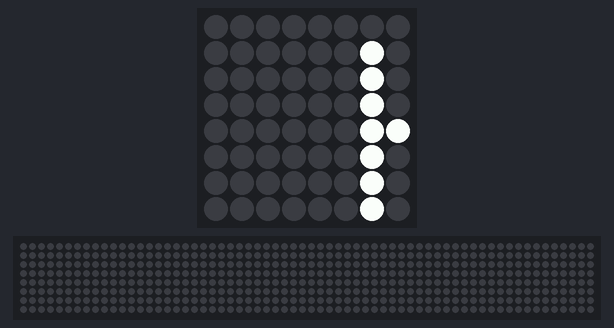
Bench run of a program on a simulated Raspberry Pi (BCM pin numbers) with a Sense HAT. On the bench: the Sense HAT's 8×8 RGB LED matrix, a strip that is not on the board, showing the scrolling text unrolled. The 64×8 strip is a reading aid, not a part: it shows the text the matrix is scrolling, unrolled, one strip-width of it at a time.

Above: at 0.3 s.
At 3.7 s:
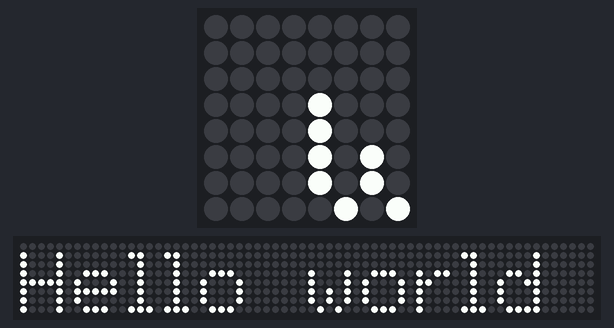
At 7.0 s:
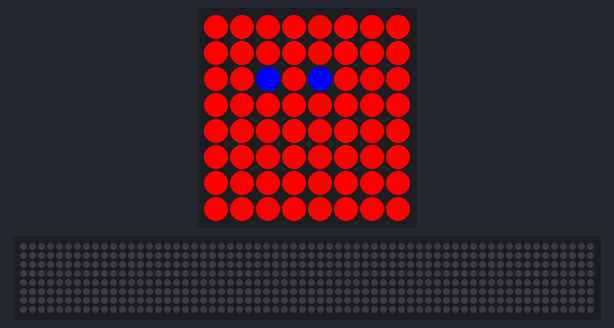
At 7.4 s:
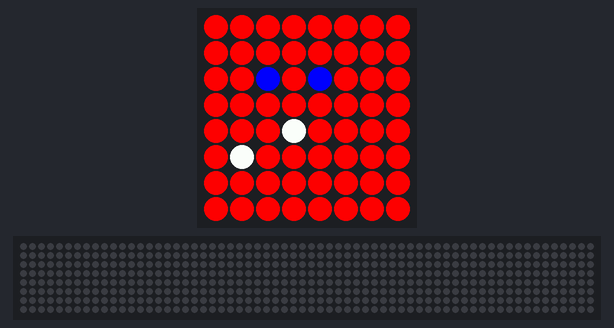
At 7.8 s:
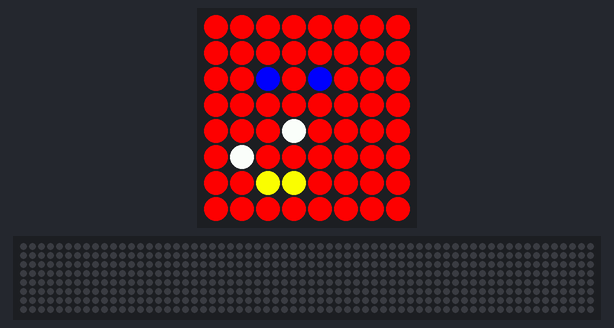
At 8.2 s:
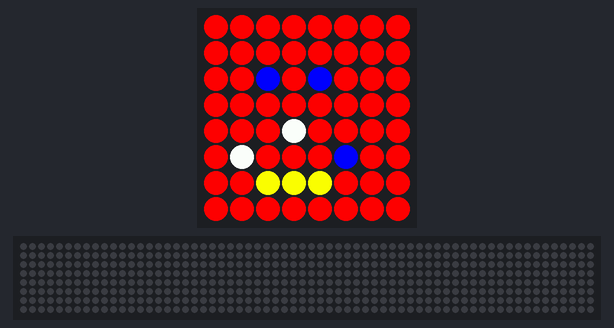

The program:

01_sense_hat_pixels.py
```python
import time
from sense_hat import SenseHat

sense = SenseHat()
sense.show_message("Hello world")

# Show colour
r = 255
g = 0
b = 0

sense.clear((r, g, b))

# Set single pixels
sense.set_pixel(2, 2, (0, 0, 255))
time.sleep(0.2)
sense.set_pixel(4, 2, (0, 0, 255))
time.sleep(0.2)
sense.set_pixel(3, 4, (255, 255, 255))
time.sleep(0.2)
sense.set_pixel(1, 5, (255, 255, 255))
time.sleep(0.2)
sense.set_pixel(2, 6, (255, 255, 0))
time.sleep(0.2)
sense.set_pixel(3, 6, (255, 255, 0))
time.sleep(0.2)
sense.set_pixel(4, 6, (255, 255, 0))
time.sleep(0.2)
sense.set_pixel(5, 5, (0, 0, 255))
time.sleep(0.2)

# More on display
blue = (0, 0, 255)
yellow = (255, 255, 0)

while True:
  sense.show_message("Raspberry Pi is awesome!", text_colour=yellow, back_colour=blue, scroll_speed=0.05)
```

Measured:
- by itself, everything shown: repeats every 7.2 s, in 142 steps
